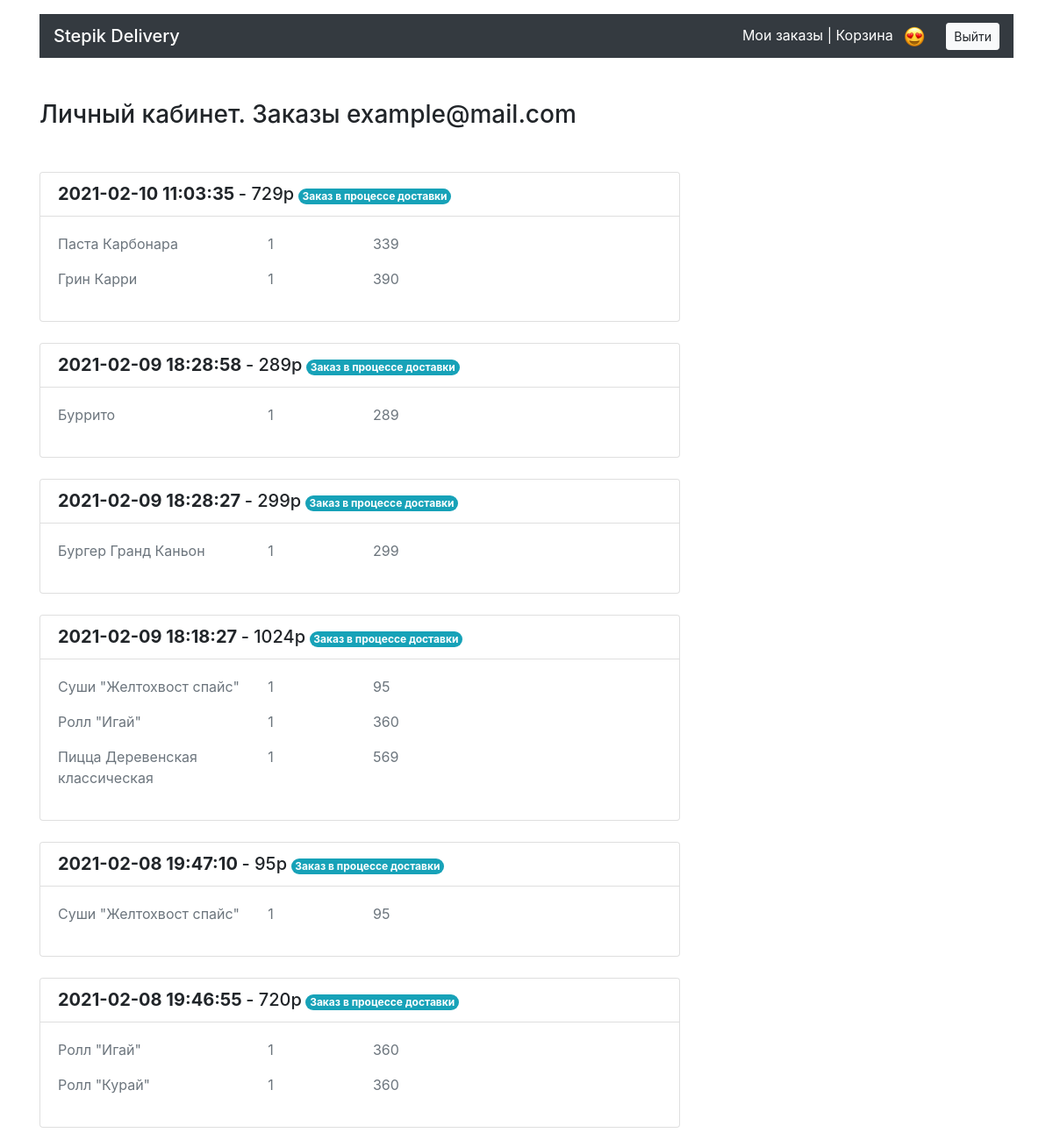
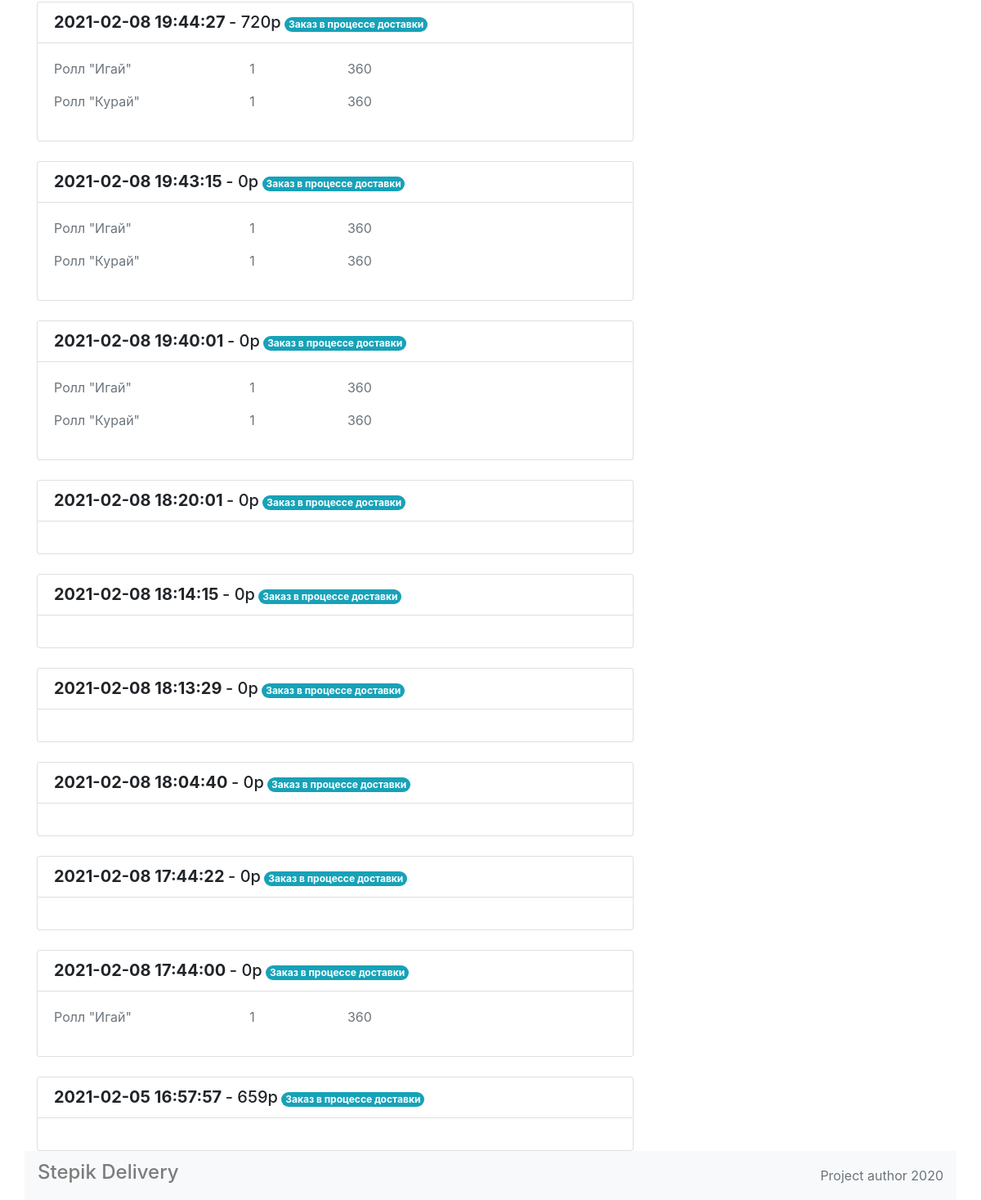
The app's page /account/ (signed in), older data (2 pictures, top to bottom).
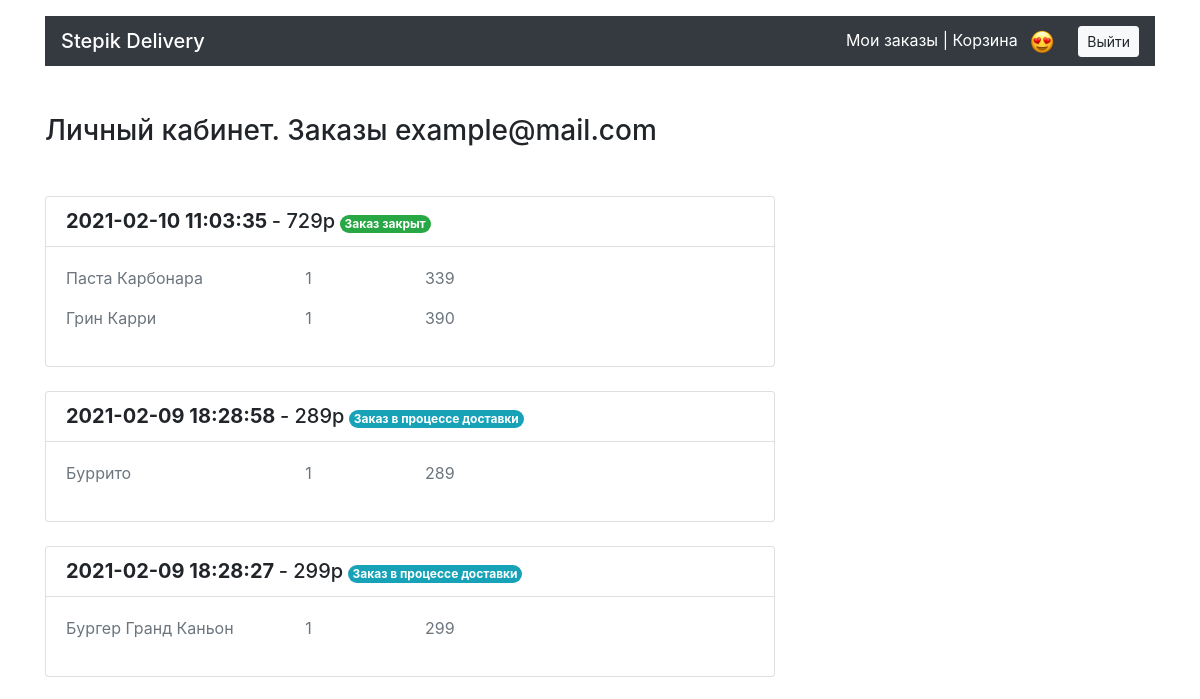
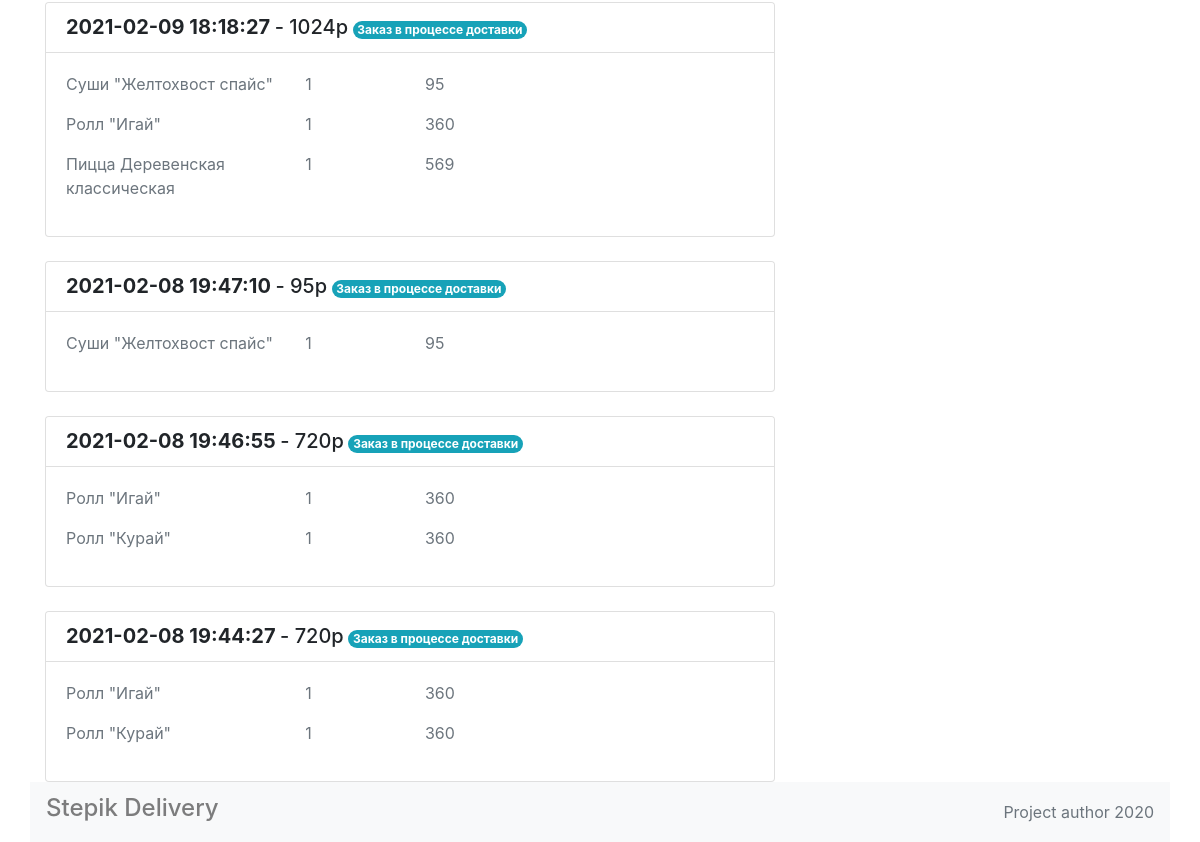
The same page, newer data (2 pictures, top to bottom).
### app.py (models this page shows)
class Order(db.Model):
    __tablename__ = 'orders'
    id = db.Column(db.Integer, primary_key=True)
    name = db.Column(db.String, nullable=False)
    date = db.Column(db.DateTime(timezone=True), server_default=func.now(), nullable=False)
    total = db.Column(db.Integer, nullable=False)
    status = db.Column(db.String, nullable=False)
    email = db.Column(db.String, nullable=False)
    tel = db.Column(db.Integer, nullable=False)
    address = db.Column(db.String, nullable=False)
    user_id = db.Column(db.Integer, db.ForeignKey('users.id'))
    user = db.relationship('User', back_populates='orders')
    dishes = db.relationship('Dish', secondary=dishes_orders_association, back_populates='orders')

class Dish(db.Model):
    __tablename__ = 'dishes'
    id = db.Column(db.Integer, primary_key=True)
    title = db.Column(db.String, nullable=False)
    price = db.Column(db.Integer, nullable=False)
    description = db.Column(db.String, nullable=False)
    picture = db.Column(db.String, nullable=False)
    category = db.relationship('Category', back_populates='meals')
    category_id = db.Column(db.Integer, db.ForeignKey('categories.category_id'), nullable=False)
    orders = db.relationship('Order', secondary=dishes_orders_association, back_populates='dishes')

### app.py (the view)
@app.route('/account/')
def account():
    if session.get('user_id', False):
        user = db.session.query(User).filter(User.id==session['user_id']).first()
        orders = db.session.query(Order).filter(Order.email==user.mail).order_by(Order.date)[::-1]
        return render_template('account.html', user=user, orders=orders)
    return redirect('/auth/')

### templates/account.html (shortened to what this page needs)
{% extends 'base.html' %}
{% block container %}
  <main class="container">
    <section class="row">
      <div class="col-12 col-lg-8">
        <h1 class="h3 my-5">Личный кабинет. Заказы {{ user.mail }}</h1>
       {% for i in orders %}
        <div class="mt-4 card">
          <ul class="list-group list-group-flush">
            <li class="list-group-item">
              <div class="row">
                <div class="col-7 col-lg-9">
                  <span class="h5 font-weight-bold">{{ i.date }}</span>
                  <span class="h5">- {{ i.total }}р</span>
                  {% if i.status == 'a' %}
                  <span class="badge rounded-pill bg-info text-white">Заказ в процессе доставки</span>
                  {% elif i.status == 'b' %}
                  <span class="badge rounded-pill bg-success text-white">Заказ закрыт</span>
                  {% endif %}
                </div>
              </div>
            </li>
            <div class="card-body">
              <div class="row">
                {% for j in i.dishes %}
                <p class="col-4 text-muted">{{ j.title}} </p>
                <p class="col-2 text-muted">1 </p>
                <p class="col-6 text-muted">{{ j.price }} </p>
                {% endfor %}
              </div>
            </div>
          </ul>
        </div>
        {% endfor %}
      </div>
    </section>
  </main>
{% endblock %}

Row changes from the older to the newer data that the page shows:
removed Order: date "2021-02-08 19:43:15", total "0", status "Заказ в процессе доставки", Dish (title "Ролл \"Игай\"", price "360"), Dish (title "Ролл \"Курай\"", price "360")
removed Order: date "2021-02-08 19:40:01", total "0", status "Заказ в процессе доставки", Dish (title "Ролл \"Игай\"", price "360"), Dish (title "Ролл \"Курай\"", price "360")
removed Order: date "2021-02-08 18:20:01", total "0", status "Заказ в процессе доставки"
removed Order: date "2021-02-08 18:14:15", total "0", status "Заказ в процессе доставки"
removed Order: date "2021-02-08 18:13:29", total "0", status "Заказ в процессе доставки"
removed Order: date "2021-02-08 18:04:40", total "0", status "Заказ в процессе доставки"
removed Order: date "2021-02-08 17:44:22", total "0", status "Заказ в процессе доставки"
removed Order: date "2021-02-08 17:44:00", total "0", status "Заказ в процессе доставки", Dish (title "Ролл \"Игай\"", price "360")
removed Order: date "2021-02-05 16:57:57", total "659", status "Заказ в процессе доставки"
changed Order (number 1 of 7 on the later page): status "Заказ в процессе доставки" → "Заказ закрыт"
